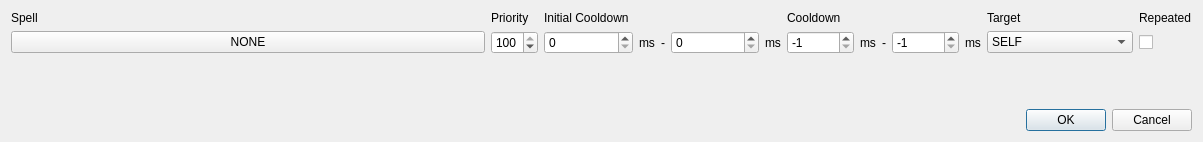
<?xml version="1.0" encoding="UTF-8"?>
<ui version="4.0">
 <class>CreatureSpellDialog</class>
 <widget class="QDialog" name="CreatureSpellDialog">
  <property name="geometry">
   <rect>
    <x>0</x>
    <y>0</y>
    <width>1203</width>
    <height>142</height>
   </rect>
  </property>
  <property name="windowTitle">
   <string>Creature Spell Entry</string>
  </property>
  <layout class="QVBoxLayout" name="verticalLayout">
   <item>
    <layout class="QGridLayout" name="gridLayout" columnstretch="2,0,0,1,0,0,0">
     <item row="1" column="4">
      <layout class="QHBoxLayout" name="horizontalLayout">
       <item>
        <widget class="QSpinBox" name="cooldownBox">
         <property name="sizePolicy">
          <sizepolicy hsizetype="Expanding" vsizetype="Fixed">
           <horstretch>0</horstretch>
           <verstretch>0</verstretch>
          </sizepolicy>
         </property>
         <property name="minimum">
          <number>-1</number>
         </property>
         <property name="maximum">
          <number>9999999</number>
         </property>
         <property name="value">
          <number>-1</number>
         </property>
        </widget>
       </item>
       <item>
        <widget class="QLabel" name="label_7">
         <property name="text">
          <string>ms</string>
         </property>
        </widget>
       </item>
       <item>
        <widget class="QLabel" name="label_6">
         <property name="sizePolicy">
          <sizepolicy hsizetype="Minimum" vsizetype="Minimum">
           <horstretch>0</horstretch>
           <verstretch>0</verstretch>
          </sizepolicy>
         </property>
         <property name="text">
          <string>-</string>
         </property>
        </widget>
       </item>
       <item>
        <widget class="QSpinBox" name="cooldownBox_2">
         <property name="sizePolicy">
          <sizepolicy hsizetype="Expanding" vsizetype="Fixed">
           <horstretch>0</horstretch>
           <verstretch>0</verstretch>
          </sizepolicy>
         </property>
         <property name="minimum">
          <number>-1</number>
         </property>
         <property name="maximum">
          <number>9999999</number>
         </property>
         <property name="value">
          <number>-1</number>
         </property>
        </widget>
       </item>
       <item>
        <widget class="QLabel" name="label_8">
         <property name="text">
          <string>ms</string>
         </property>
        </widget>
       </item>
      </layout>
     </item>
     <item row="1" column="0">
      <widget class="QPushButton" name="spellButton">
       <property name="text">
        <string>NONE</string>
       </property>
      </widget>
     </item>
     <item row="0" column="0">
      <widget class="QLabel" name="label">
       <property name="text">
        <string>Spell</string>
       </property>
      </widget>
     </item>
     <item row="0" column="2">
      <widget class="QLabel" name="label_2">
       <property name="text">
        <string>Priority</string>
       </property>
      </widget>
     </item>
     <item row="1" column="2">
      <widget class="QSpinBox" name="priorityBox">
       <property name="maximum">
        <number>100</number>
       </property>
       <property name="value">
        <number>100</number>
       </property>
      </widget>
     </item>
     <item row="0" column="6">
      <widget class="QLabel" name="label_3">
       <property name="text">
        <string>Repeated</string>
       </property>
      </widget>
     </item>
     <item row="0" column="4">
      <widget class="QLabel" name="label_4">
       <property name="text">
        <string>Cooldown</string>
       </property>
      </widget>
     </item>
     <item row="1" column="6">
      <widget class="QCheckBox" name="repeatedBox">
       <property name="text">
        <string/>
       </property>
      </widget>
     </item>
     <item row="1" column="5">
      <widget class="QComboBox" name="targetBox">
       <item>
        <property name="text">
         <string>SELF</string>
        </property>
       </item>
       <item>
        <property name="text">
         <string>CURRENT_TARGET</string>
        </property>
       </item>
      </widget>
     </item>
     <item row="0" column="5">
      <widget class="QLabel" name="label_5">
       <property name="text">
        <string>Target</string>
       </property>
      </widget>
     </item>
     <item row="0" column="3">
      <widget class="QLabel" name="label_9">
       <property name="text">
        <string>Initial Cooldown</string>
       </property>
      </widget>
     </item>
     <item row="1" column="3">
      <layout class="QHBoxLayout" name="horizontalLayout_2">
       <item>
        <widget class="QSpinBox" name="spinBox">
         <property name="sizePolicy">
          <sizepolicy hsizetype="Expanding" vsizetype="Fixed">
           <horstretch>0</horstretch>
           <verstretch>0</verstretch>
          </sizepolicy>
         </property>
         <property name="maximum">
          <number>999999</number>
         </property>
        </widget>
       </item>
       <item>
        <widget class="QLabel" name="label_11">
         <property name="sizePolicy">
          <sizepolicy hsizetype="Minimum" vsizetype="Preferred">
           <horstretch>0</horstretch>
           <verstretch>0</verstretch>
          </sizepolicy>
         </property>
         <property name="text">
          <string>ms</string>
         </property>
        </widget>
       </item>
       <item>
        <widget class="QLabel" name="label_12">
         <property name="sizePolicy">
          <sizepolicy hsizetype="Minimum" vsizetype="Preferred">
           <horstretch>0</horstretch>
           <verstretch>0</verstretch>
          </sizepolicy>
         </property>
         <property name="text">
          <string>-</string>
         </property>
        </widget>
       </item>
       <item>
        <widget class="QSpinBox" name="spinBox_2">
         <property name="sizePolicy">
          <sizepolicy hsizetype="Expanding" vsizetype="Fixed">
           <horstretch>0</horstretch>
           <verstretch>0</verstretch>
          </sizepolicy>
         </property>
         <property name="maximum">
          <number>999999</number>
         </property>
        </widget>
       </item>
       <item>
        <widget class="QLabel" name="label_10">
         <property name="sizePolicy">
          <sizepolicy hsizetype="Minimum" vsizetype="Preferred">
           <horstretch>0</horstretch>
           <verstretch>0</verstretch>
          </sizepolicy>
         </property>
         <property name="text">
          <string>ms</string>
         </property>
        </widget>
       </item>
      </layout>
     </item>
    </layout>
   </item>
   <item>
    <spacer name="verticalSpacer">
     <property name="orientation">
      <enum>Qt::Vertical</enum>
     </property>
     <property name="sizeHint" stdset="0">
      <size>
       <width>20</width>
       <height>0</height>
      </size>
     </property>
    </spacer>
   </item>
   <item>
    <widget class="QDialogButtonBox" name="buttonBox">
     <property name="orientation">
      <enum>Qt::Horizontal</enum>
     </property>
     <property name="standardButtons">
      <set>QDialogButtonBox::Cancel|QDialogButtonBox::Ok</set>
     </property>
     <property name="centerButtons">
      <bool>false</bool>
     </property>
    </widget>
   </item>
  </layout>
 </widget>
 <resources>
  <include location="../qrc/editor.qrc"/>
 </resources>
 <connections>
  <connection>
   <sender>buttonBox</sender>
   <signal>accepted()</signal>
   <receiver>CreatureSpellDialog</receiver>
   <slot>accept()</slot>
   <hints>
    <hint type="sourcelabel">
     <x>248</x>
     <y>254</y>
    </hint>
    <hint type="destinationlabel">
     <x>157</x>
     <y>274</y>
    </hint>
   </hints>
  </connection>
  <connection>
   <sender>buttonBox</sender>
   <signal>rejected()</signal>
   <receiver>CreatureSpellDialog</receiver>
   <slot>reject()</slot>
   <hints>
    <hint type="sourcelabel">
     <x>316</x>
     <y>260</y>
    </hint>
    <hint type="destinationlabel">
     <x>286</x>
     <y>274</y>
    </hint>
   </hints>
  </connection>
 </connections>
</ui>
